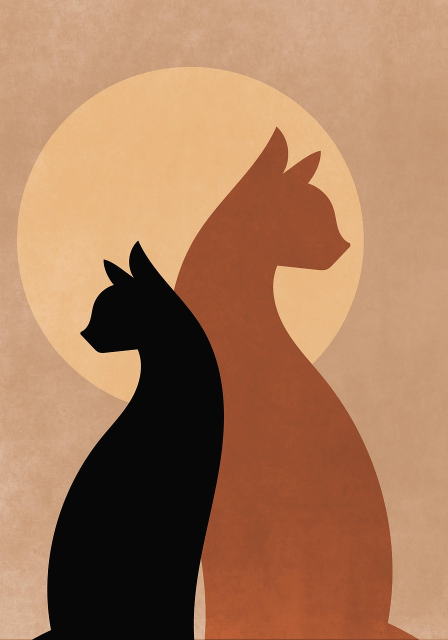
#> input picture imagens/imagem3.jpg, 896 x 1280 px, given in place of imagem1.jpg, which was not available (shown at 1/2 size)
$ python teste_sobreposicao.py
#> lines starting #> are read from the running program, lines starting #| are printed output that depends on the picture; pictures that were not available may be replaced by others from this repository, and a replacement may not be noted
### processador_imagem/processo/combinacao.py
from PIL import Image


# [38 lines left out: functions juntar_lado_a_lado, juntar_em_grade, not called in this run]
def sobrepor_imagens(imagem1, imagem2, alpha=0.5):
   #1. Converter ambas as imagens para o modo RGBA, garantindo que tenham canal de transparência.
   imagem1 = Image.open('imagens/imagem1.jpg')
   imagem2 = Image.open('imagens/imagem2.jpg')
   # Converter ambas para RGBA
   imagem1 = imagem1.convert('RGBA')
   imagem2 = imagem2.convert('RGBA')
   #2. Redimensionar uma das imagens para que ambas tenham exatamente o mesmo tamanho.
   #pegando o tamanho de referência
   largura, altura = imagem1.size
   imagem2 = imagem2.resize((largura, altura))
   #3. Usar a função Image.blend(imagem1, imagem2, alpha) para mesclar as duas imagens.
   imagem_resultado = Image.blend(imagem1, imagem2, alpha=0.5)
   #4. Retornar a nova imagem resultante da mesclagem.
   return imagem_resultado


# [32 lines left out: functions juntar_verticalmente, adicionar_borda, not called in this run]

### teste_sobreposicao.py
from PIL import Image
from processador_imagem.processo.combinacao import sobrepor_imagens

#abrir as imagens de entrada.
imagem1 = Image.open('imagens/imagem1.jpg')
#> imagem1 is the input picture: PIL image 896x1280 RGB; mean R, G, B 167.5, 122.3, 90.4
imagem2 = Image.open('imagens/imagem2.jpg')
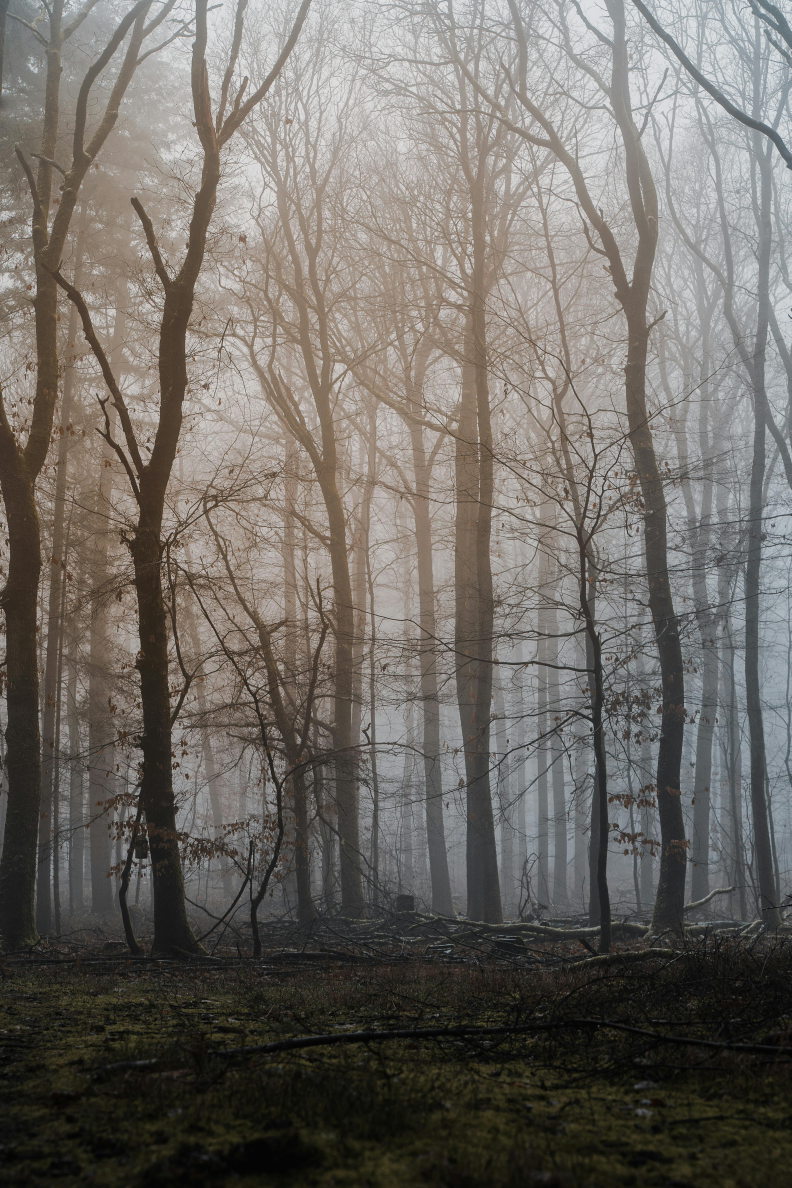
#> input picture imagens/imagem2.jpg, 3958 x 5938 px (shown at 1/5 size)
#> imagem2 is the input picture: PIL image 3958x5938 RGB; mean R, G, B 110.5, 106.2, 100.8

#chamar a função
resultado = sobrepor_imagens(imagem1, imagem2, alpha = 0.5)
#> in sobrepor_imagens, `imagem2 = imagem2.resize((largura, altura))`:
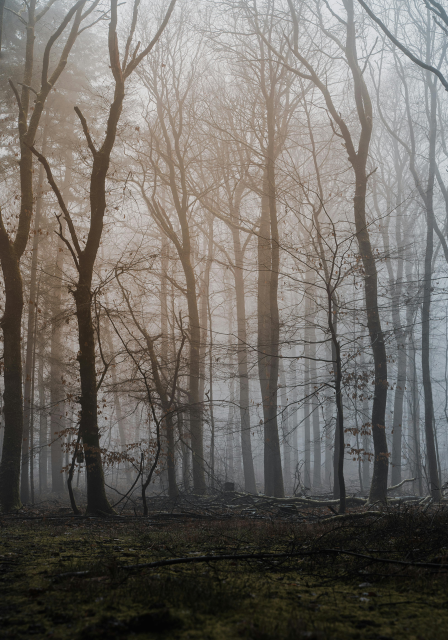
#> imagem2: PIL image 896x1280 RGBA (shown at 1/2 size); mean R, G, B, A 110.5, 106.2, 100.8, 255
#> in sobrepor_imagens, `imagem_resultado = Image.blend(imagem1, imagem2, alpha=0.5)`:
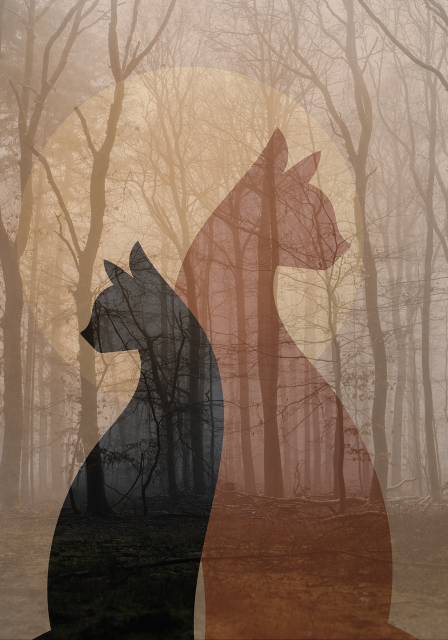
#> imagem_resultado: PIL image 896x1280 RGBA (shown at 1/2 size); mean R, G, B, A 138.7, 114, 95.4, 255
#salvar os resultados.
resultado.save('testes/saida_sobreposicao.png')
